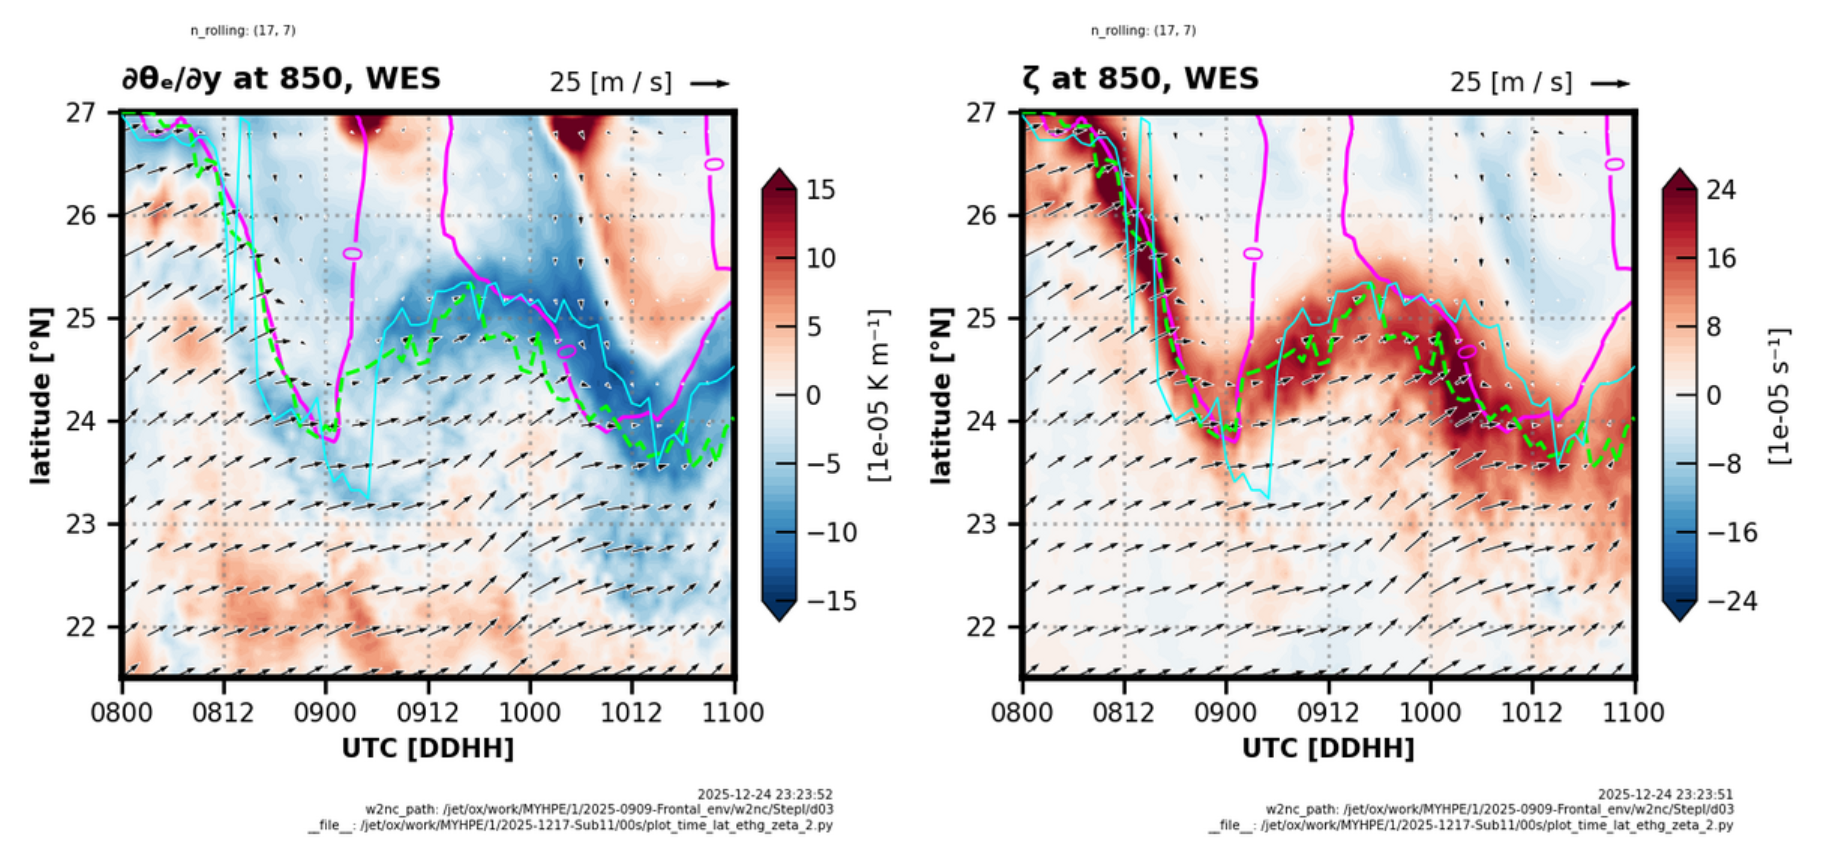

Recreate this plot in Python.
#!/usr/bin/env python3
# -*- coding: utf-8 -*-
#======================================================================================================================
# IMPORT MODULES
#======================================================================================================================
import os
import sys
import argparse
import numpy as np
import pandas as pd
import xarray as xr
import matplotlib.pyplot as plt
from pathlib import Path
from typing import Tuple, Dict, List, Optional, Any

# Scientific & MetPy
import metpy.calc as mpcalc
from metpy.units import units

#======================================================================================================================
# SETUP PATHS (自定義路徑設定)
#======================================================================================================================
# 加入自定義模組路徑，確保可以載入 definitions 與其他工具
additional_paths = [
    os.environ.get('mypy'),
    "/jet/ox/work/MYHPE/1/2025-1217-Sub11/00s",
    os.environ.get('ws')
]

for path in additional_paths:
    if path:  # 確保環境變數存在
        abs_path = str(Path(path).resolve())
        if abs_path not in sys.path:
            sys.path.append(abs_path)

# Import Custom Modules
import definitions as mydef
from definitions.plot_2D_shaded import plot_2D_shaded as p2d
from definitions.def_quantity_to_xarray import quantity_to_xarray as q2x
from definitions.def_custom_cross_section import custom_cross_section, haversine_distance
from plot_moisture_wind_field import get_cluster_members, load_wrfinput_info

print(f"\n ====== RUNNING {__file__} ======")

#======================================================================================================================
# 常數與分群設定 (Cluster Configurations)
#======================================================================================================================
CLUSTER_MEMBERS = {
    'C1': [1, 2, 5, 6, 7, 10, 12, 15, 19, 24, 25, 30, 34, 36, 41, 46, 47, 50, 52, 57, 59, 60, 61, 62, 63],
    'C2': [3, 13, 14, 16, 21, 22, 40, 44, 48, 51, 54, 56],
    'C3': [4, 8, 11, 17, 20, 28, 35, 43, 45, 58],
    'C4': [9, 18, 23, 26, 27, 29, 31, 32, 33, 37, 38, 39, 42, 49, 53, 55, 64],
    'WES': list(range(1, 65)),  # 全系集（Whole Ensemble System）
    'one': [1],   # for test one member
    'test': [1,2,3]   # for test members
}

def get_cluster_members(cluster_id):
    """
    根據分群代號選取系集成員（Ensemble members）。
    """
    print(f"run get_cluster_members, arg: {cluster_id}")
    if cluster_id not in CLUSTER_MEMBERS:
        raise ValueError(f"Unknown cluster_id: {cluster_id}. Available: {list(CLUSTER_MEMBERS.keys())}")
    return CLUSTER_MEMBERS[cluster_id]


#======================================================================================================================
# CORE FUNCTIONS (核心函式庫)
#======================================================================================================================

def load_wrfinput_info(domain='d01'):
    """ v1.0 2025/12/18 16:13
    讀取 WRF 輸入檔案的地形與投影資訊

    Parameters:
    -----------
    domain : str
        模式網格domain,可為 'd01', 'd02', 或 'd03'

    Returns:
    --------
    dict : 包含 hgt, landmask, proj, dx, dy, lons, lats 的字典
    """
    print(f"run load_wrfinput_info ...")

    # 定義不同 domain 的路徑
    base_path = "/jet/ox/work/MYHPE/1/2024-0415-Hby_ETKF/ETKF/RUN-forecast/WRF-RUN"

    if domain == 'd01':
        wrfinput_path = f"{base_path}/CTL/wrfin/m001_wrfinput_d01"
    elif domain == 'd02':
        wrfinput_path = f"{base_path}/CTL/wrfin/wrfinput_d02"
    elif domain == 'd03':
        wrfinput_path = f"{base_path}/CTL/wrfin/wrfinput_d03"
    else:
        raise ValueError(f"Invalid domain: {domain}. Must be 'd01', 'd02', or 'd03'")

    print(f"    wrfinput_path: {wrfinput_path}")

    # 陣列變數 - load
    ncfile = nc.Dataset(wrfinput_path)
    cosalpha = wrf.getvar(ncfile, 'COSALPHA')  # 地圖旋轉局部餘弦
    sinalpha = wrf.getvar(ncfile, 'SINALPHA')  # 地圖旋轉局部正弦
    hgt = wrf.getvar(ncfile, 'HGT')
    landmask = wrf.getvar(ncfile, 'LANDMASK')
    lons = hgt['XLONG'].squeeze()
    lats = hgt['XLAT'].squeeze()

    # 陣列變數 - 重新命名座標

    cosalpha = cosalpha.rename(COORD_RENAME_DICT_2D)
    sinalpha = sinalpha.rename(COORD_RENAME_DICT_2D)
    hgt = hgt.rename(COORD_RENAME_DICT_2D)
    landmask = landmask.rename(COORD_RENAME_DICT_2D)
    lons = lons.rename(COORD_RENAME_DICT_2D)
    lats = lats.rename(COORD_RENAME_DICT_2D)

    # non-陣列變數 - load
    dy = ncfile.DY
    dx = ncfile.DX
    proj = wrf.get_cartopy(hgt)

    # 手動 get 投影
    # proj = ccrs.LambertConformal(
    #     central_longitude=ds_land.attrs['projection_standard_longitude'],
    #     central_latitude=ds_land.attrs['projection_center_latitude'],
    #     standard_parallels=(
    #         ds_land.attrs['projection_true_latitude_1'],
    #         ds_land.attrs['projection_true_latitude_2']
    #         )
    # )

    return {
        'cosalpha': cosalpha,
        'sinalpha': sinalpha,
        'hgt': hgt,
        'landmask': landmask,
        'proj': proj,
        'dx': dx,
        'dy': dy,
        'lons': lons,
        'lats': lats,
        'ncfile': ncfile,
        'wrfinput_path': wrfinput_path
    }

def load_wrf_grid(domain: str) -> Dict[str, Any]:
    """
    載入 WRF 的網格資訊 (經緯度、解析度、投影參數)。
    
    Args:
        domain (str): 網格區域代碼 (e.g., 'd03')
        
    Returns:
        dict: 包含 lons, lats, dx, dy, proj, cosalpha, sinalpha 的字典
    """
    print(f"\n--- Loading WRF Grid Info ---")
    print(f"Target Domain: {domain}")
    
    try:
        wrf_info = load_wrfinput_info(domain=domain)
        print(f"    Keys loaded: {list(wrf_info.keys())}")
        
        # 將數據封裝並加上單位
        grid_data = {
            'lons': wrf_info['lons'] * units('deg'),
            'lats': wrf_info['lats'] * units('deg'),
            'dx': wrf_info['dx'] * units('m'),
            'dy': wrf_info['dy'] * units('m'),
            'proj': wrf_info['proj'],
            'cosalpha': wrf_info['cosalpha'] * units(''),
            'sinalpha': wrf_info['sinalpha'] * units('')
        }
        return grid_data
        
    except Exception as e:
        print(f"Warning: Failed to load WRF info. Error: {e}")
        # 若失敗回傳 None，由主程式決定是否中止
        return None

def load_and_merge_nc_files(
    base_path: str, 
    filenames: List[str], 
    coord_rename_map: Dict[str, str] = None
) -> xr.Dataset:
    """
    讀取多個 NetCDF 檔案並合併為單一 xarray Dataset，同時重命名座標。
    
    Args:
        base_path (str): 檔案所在的資料夾路徑
        filenames (list): 檔案名稱列表
        coord_rename_map (dict): 座標重命名對照表 {舊名: 新名}
        
    Returns:
        xr.Dataset: 合併後的資料集
    """
    print(f"\n--- Loading NetCDF Files ---")
    print(f"Reading files from: {base_path}")
    
    file_paths = [os.path.join(base_path, f) for f in filenames]
    existing_files = [f for f in file_paths if os.path.exists(f)]
    
    print(f"Found {len(existing_files)}/{len(filenames)} files.")
    
    if not existing_files:
        print("Error: No valid files found to load. Exiting.")
        sys.exit(1)

    # 讀取並合併
    try:
        ds = xr.merge([xr.open_dataset(f) for f in existing_files])
    except Exception as e:
        print(f"Error merging datasets: {e}")
        sys.exit(1)

    # 重命名座標
    if coord_rename_map:
        # 只重新命名資料集中實際存在的維度
        valid_renames = {k: v for k, v in coord_rename_map.items() if k in ds.coords or k in ds.dims}
        ds = ds.rename(valid_renames)
        
    return ds

def compute_ensemble_mean(
    ds: xr.Dataset, 
    members: List[str], 
    times: pd.DatetimeIndex, 
    pressure: float
) -> xr.Dataset:
    """
    篩選特定時間、層級與成員，並計算集成平均 (Ensemble Mean)。
    """
    print(f"\n--- Computing Ensemble Mean ---")
    print(f"    Target Level: {pressure} hPa")
    print(f"    Calculating mean over {len(members)} members...")
    
    try:
        # 選取並計算平均 (load() 將數據載入記憶體)
        ds_mean = ds.sel(ensemble=members, time=times, vertical=pressure).mean(dim='ensemble').load()
        return ds_mean
    except KeyError as e:
        print(f"Error: Failed to subset data. Check coordinates. Details: {e}")
        sys.exit(1)

def compute_derived_variables(
    ds_mean: xr.Dataset, 
    grid: Dict[str, Any]
) -> Dict[str, xr.DataArray]:
    """
    計算物理量：旋轉後風場、渦度 (Vorticity)、相當位溫梯度 (Theta-e Gradient)。
    
    Args:
        ds_mean (xr.Dataset): 已平均的資料集
        grid (dict): WRF 網格資訊字典
        
    Returns:
        dict: 包含各個計算後變數的字典
    """
    print(f"\n--- Computing Derived Variables ---")
    
    # 取出變數並賦予單位
    ua = ds_mean['ua'] * units('m/s')
    va = ds_mean['va'] * units('m/s')
    theta_e = ds_mean['eth'] * units('K')
    
    dx, dy = grid['dx'], grid['dy']

    # 1. 旋轉風場 (Rotate Wind Vectors)
    print(f"    Rotating wind vectors...")
    umet = mydef.rotate_vector(ua, va, grid['cosalpha'], grid['sinalpha'], 'u')
    vmet = mydef.rotate_vector(ua, va, grid['cosalpha'], grid['sinalpha'], 'v')
    
    # 轉回 xarray 格式以保留座標
    umet = q2x(umet, ua)
    vmet = q2x(vmet, ua)

    # 2. 計算渦度 (Vorticity)
    print(f"    Computing vorticity...")
    vort = mpcalc.vorticity(ua, va, x_dim=-1, y_dim=-2, dx=dx, dy=dy)

    # 3. 計算 Theta-e 梯度 (Gradients)
    print(f"    Computing Theta-e gradients...")
    # mpcalc.geospatial_gradient 回傳 tuple (dy, dx) 注意順序
    dtheta_e_dx, dtheta_e_dy = mpcalc.geospatial_gradient(theta_e, x_dim=-1, y_dim=-2, dx=dx, dy=dy)
    dtheta_e_dy = q2x(dtheta_e_dy, theta_e)

    # 打包回傳
    vars_dict = {
        'umet': umet,
        'vmet': vmet,
        'vort': vort,
        'theta_e': theta_e,
        'dtheta_e_dy': dtheta_e_dy,
    }
    return vars_dict

def apply_spatial_smoothing(
    vars_dict: Dict[str, xr.DataArray], 
    nx: int, 
    ny: int
) -> Dict[str, xr.DataArray]:
    """
    對變數執行二維滑動平均 (Rolling Mean)。
    """
    print(f"\n--- Applying Spatial Smoothing ---")
    print(f"    Window size: x={nx}, y={ny}")
    
    smoothed_dict = {}
    for name, var in vars_dict.items():
        # min_periods=1 確保邊界資料不會變成 NaN
        smoothed_dict[name] = var.rolling(x=nx, y=ny, center=True, min_periods=1).mean()
        print(f"    Smoothed: {name}")
        
    return smoothed_dict

def interpolate_to_cross_section(
    data_dict: Dict[str, xr.DataArray],
    start_loc: Tuple[float, float],
    end_loc: Tuple[float, float],
    grid: Dict[str, Any],
    method: str = 'nearest'
) -> Dict[str, xr.DataArray]:
    """
    將二維平面資料沿著指定路徑切成剖面 (Time-Lat Cross Section)。
    
    Args:
        start_loc: (Lat, Lon) 起點
        end_loc: (Lat, Lon) 終點
    """
    print(f"\n--- Slicing Cross Section ---")
    print(f"    From: {start_loc} (Lat, Lon)")
    print(f"    To:   {end_loc} (Lat, Lon)")

    # 自動計算適合的插值點數
    dist = haversine_distance(*start_loc, *end_loc)
    min_res_km = min(grid['dx'].to('km').m, grid['dy'].to('km').m)
    raw_steps = dist / min_res_km
    steps = int(np.clip(raw_steps, 20, 300)) # 限制點數範圍
    
    print(f"    Interpolation steps: {steps}")

    cross_data = {}
    try:
        for name, var in data_dict.items():
            cross_data[name] = custom_cross_section(
                var, 
                start_loc, end_loc, 
                grid['lons'], grid['lats'],
                steps=steps,
                method=method,
                buffer_km=30
            )
            print(f"    Sliced: {name}")
    except Exception as e:
        print(f"Error during cross section: {e}")
        sys.exit(1)
        
    return cross_data

def find_feature_extremes(
    cross_data: Dict[str, xr.DataArray], 
    target_vars: List[str] = ['vort', 'dtheta_e_dy']
) -> pd.DataFrame:
    """
    追蹤特定變數在每個時間點的最大值與最小值位置。
    """
    print(f"\n--- Tracking Feature Extremes ---")
    
    rows = []
    # 假設所有變數時間軸相同，取第一個變數的時間
    base_var = target_vars[0]
    if base_var not in cross_data:
        print(f"Warning: {base_var} not found for extreme tracking.")
        return pd.DataFrame()

    time_coords = cross_data[base_var].time

    for t_idx, t_val in enumerate(time_coords):
        t_dt = pd.to_datetime(t_val.values)
        row_data = {'time': t_dt}
        
        for var_name in target_vars:
            if var_name not in cross_data:
                continue
            
            # 提取單一時間層
            step_data = cross_data[var_name].isel(time=t_idx)
            
            # 找極值索引
            vals = step_data.values
            lats = step_data.latitude.values
            
            idx_max = np.argmax(vals)
            idx_min = np.argmin(vals)
            
            # 紀錄數值與對應緯度
            row_data[f'{var_name}_max_val'] = vals[idx_max]
            row_data[f'{var_name}_max_lat'] = lats[idx_max]
            row_data[f'{var_name}_min_val'] = vals[idx_min]
            row_data[f'{var_name}_min_lat'] = lats[idx_min]
            
        rows.append(row_data)

    df = pd.DataFrame(rows)
    df.set_index('time', inplace=True)
    print("    Extremes tracking complete.")
    print(df.head(3))
    return df

def visualize_sections(
    cross_data: Dict[str, xr.DataArray],
    df_extremes: pd.DataFrame,
    config: Dict[str, Any]
):
    """
    繪製剖面圖並存檔。
    
    Args:
        cross_data: 剖面資料
        df_extremes: 極值軌跡資料
        config: 包含路徑、參數、標籤等設定的字典
    """
    print(f"\n--- Plotting Results ---")
    
    # 解包設定
    lat_range = config['lat_range']
    output_dir = config['output_dir']
    pressure = config['pressure']
    cluster_name = config['cluster']
    
    # 設定共用的繪圖參數 (kwargs)
    common_p2d_args = {
        'x': cross_data['vort'].time,
        'y': cross_data['vort'].latitude,
        'vx': cross_data['umet'].T,
        'vy': cross_data['vmet'].T,
        'cnt': cross_data['vmet'].T,

        'gxylim': (cross_data['vort'].time[0], cross_data['vort'].time[-1], lat_range[0], lat_range[1]),

        # Shading settings
        'cmap': 'RdBu_r',
        
        # Contour settings
        'clevels': [([0], [0])],
        'cwidth': (1.5, 1.5),
        'ccolor': 'magenta',

        # Vector settings
        'vscale': 120, 
        'vref': 25, 
        'vwidth': 4,
        'vskip': (3, 15), 
        'vkey_offset': (0, 0.02),

        # Axis labels
        'xaxis_DateFormatter': '%d%H',
        'xlabel': "UTC [DDHH]",
        'ylabel': "latitude [°N]",
        
        # Info annotations
        'fig_info': [f"n_rolling: {config['rolling_window']}"],
        'fig_info_offset': (0.2, 0.0),

        'system_time': True,
        'system_time_info': [
            f"w2nc_path: {config['w2nc_path']}", 
            f"__file__: {__file__}"                
        ],
        'system_time_offset': (-0.1, -0.1), 

        # Output format
        'figsize': (5, 4),
        'dpi': 150,    
        'show': False
    }

    # 定義繪圖任務: {變數 key: (標題, 子資料夾, 單位標籤, levels, ticks)}
    bai_shd = 1e5
    plot_tasks = {
        'vort': (
            f"ζ at {int(pressure)}, {cluster_name}",
            "vort",
            f"[{1/bai_shd} s⁻¹]",
            np.linspace(-24, 24, 51),  # 點數為 奇數 可以確保中間點一定是 0。
            np.arange(-24, 25, 8)
        ),
        'dtheta_e_dy': (
            f"∂θₑ/∂y at {int(pressure)}, {cluster_name}", 
            "dtheta_e_dy",
            f"[{1/bai_shd} K m⁻¹]",
            np.linspace(-15, 15, 51),
            np.arange(-15, 16, 5)
        )
    }

    # 迴圈執行繪圖
    for var_name, (title, sub_dir, cb_label, levs, ticks) in plot_tasks.items():
        print(f">> Plotting Task: {var_name}")
        
        # 準備檔案路徑
        fname = f"Time_Lat{lat_range[0]}-{lat_range[1]}_Lon{config['lon_fixed']}_{cluster_name}.png"
        full_path = Path(output_dir) / f"{int(pressure)}hPa" / sub_dir / fname
        full_path.parent.mkdir(parents=True, exist_ok=True)

        # 呼叫底層繪圖函式 p2d
        fig, ax, *_ = p2d(
            array = cross_data[var_name].T * bai_shd,
            title = title,
            colorbar_label = cb_label,
            levels = levs,
            colorbar_ticks = ticks,
            **common_p2d_args
        )

        # 疊加特徵線 (Max Vorticity & Min Gradient)
        ax.plot(df_extremes.index, df_extremes['vort_max_lat'], 
                color='lime', linestyle='--', linewidth=1.5, label="Max ζ", zorder=100)
        
        ax.plot(df_extremes.index, df_extremes['dtheta_e_dy_min_lat'], 
                color='cyan', linestyle='-', linewidth=0.8, label="Min ∂θₑ/∂y", zorder=100)

        # 存檔
        fig.savefig(full_path, dpi=150, bbox_inches='tight')
        plt.close(fig)
        print(f"    Saved: {full_path}")
        print(f"<< Done\n")

#======================================================================================================================
# MAIN EXECUTION
#======================================================================================================================

def main():
    # 1. 參數解析 (Argument Parsing)
    parser = argparse.ArgumentParser(
        description='Calculate and plot time series of Relative Vorticity and dTheta-e/dy for Meiyu Clusters.',
        formatter_class=argparse.RawTextHelpFormatter,
        epilog="""
    Run sample:
        python3 this.py -L 850 -C C1 -n ./output_ts_vorticity    
    """
    )
    parser.add_argument('-L', '--level', type=float, default=850.0, help='Target pressure level (hPa)')
    parser.add_argument('-C', '--cluster', type=str, default='test', help='Target cluster name')
    parser.add_argument('-T', '--time_range', type=str, nargs=2, default=['2006-06-08T00', '2006-06-11T00'], help='Start End (YYYY-MM-DDTHH)')
    parser.add_argument('-D', '--domain', type=str, default='d03', help='WRF domain ID')
    parser.add_argument('-R', '--region', type=float, nargs=4, default=(120.0, 120.0, 21.5, 27.0), help='Lon1, Lon2, Lat1, Lat2')
    parser.add_argument('-n', '--new_dir', type=str, default='./out/plot_time_lat_ethg_zeta', help='Output directory')
    args = parser.parse_args()

    # 2. 初始化參數與路徑 (Initialization)
    # ----------------------------------------------------
    print(f"\n--- Analysis Initialization ---")
    
    # 解析參數
    tag_pressure = args.level
    cluster_name = args.cluster
    tag_domain = args.domain
    lon1, lon2, lat1, lat2 = args.region
    output_dir = args.new_dir
    
    time_rng = pd.date_range(start=args.time_range[0], end=args.time_range[1], freq='1h')
    members = get_cluster_members(cluster_name)
    
    # 固定路徑設定
    w2nc_base_path = f"/jet/ox/work/MYHPE/1/2025-0909-Frontal_env/w2nc/StepI/{tag_domain}"
    target_files = ['eth.nc', 'ua,va.nc']
    
    # 座標重命名設定
    coord_map = {
        'west_east': 'x', 'south_north': 'y', 'interp_level': 'vertical',
        'Time': 'time', 'member': 'ensemble'
    }
    
    # 平滑參數
    rolling_win = (17, 7) # (x, y)

    print(f"    Pressure: {tag_pressure} hPa")
    print(f"    Cluster: {cluster_name} (Members: {len(members)})")
    print(f"    Region: Lon[{lon1}], Lat[{lat1}-{lat2}]")

    # 3. 執行流程 (Execution Pipeline)
    # ----------------------------------------------------
    
    # Step A: 載入 WRF 網格資訊
    wrf_grid = load_wrf_grid(tag_domain)
    if wrf_grid is None:
        sys.exit("Critical Error: WRF Info Missing.")

    # Step B: 讀取與合併資料
    ds = load_and_merge_nc_files(w2nc_base_path, target_files, coord_map)

    # Step C: 計算集成平均
    ds_mean = compute_ensemble_mean(ds, members, time_rng, tag_pressure)

    # Step D: 計算物理量 (渦度、梯度)
    raw_vars = compute_derived_variables(ds_mean, wrf_grid)

    # Step E: 空間平滑 (Rolling Mean)
    smoothed_vars = apply_spatial_smoothing(raw_vars, nx=rolling_win[0], ny=rolling_win[1])

    # Step F: 製作剖面資料 (Cross Section)
    cross_data = interpolate_to_cross_section(
        smoothed_vars, 
        start_loc=(lat1, lon1), 
        end_loc=(lat2, lon2), 
        grid=wrf_grid
    )

    # Step G: 尋找極值 (Max/Min Tracking)
    df_extremes = find_feature_extremes(cross_data)

    # Step H: 畫圖 (Plotting)
    # 將繪圖所需的設定打包成 config 字典傳入，保持函式乾淨
    plot_config = {
        'output_dir': output_dir,
        'pressure': tag_pressure,
        'cluster': cluster_name,
        'lat_range': (lat1, lat2),
        'lon_fixed': lon1,
        'rolling_window': rolling_win,
        'w2nc_path': w2nc_base_path
    }
    
    visualize_sections(cross_data, df_extremes, plot_config)

    print("\n====== All Tasks Completed Successfully ======")

if __name__ == "__main__":
    main()
